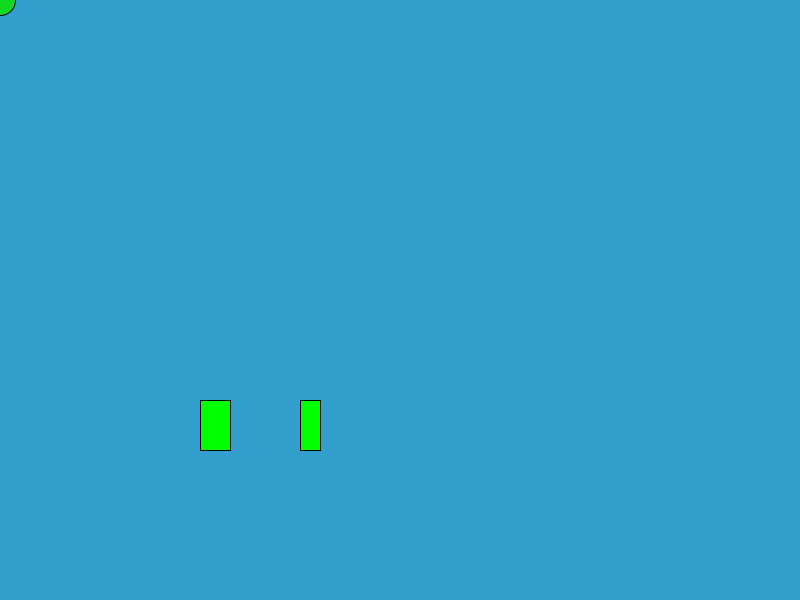
Frame 1 (no input)
Frame 60 (the mouse pressed at the canvas centre just before this capture): identical to frame 1, image omitted
Frame 120 (the mouse held since frame 60 and released just before this capture): identical to frame 1, image omitted

The Processing sketch that drew this single still picture (run headless with seeded random() and noise(); from frame 60 on, the mouse is pressed at the canvas centre):

// Processing sketch: Frogger24
// ── Frogger24.pde
int hopX = 0;
int hopY = 0;
int frogX = 0;
int frogY = 0;
Car jim = new Car (200,400,30,50);
Car bob = new Car (300,400,20,80);

void setup() {
  
  size(800,600);
  
  
  
  
  
  
}
void draw() {
  background(51,159,204);
  fill(17, 217, 34);
  ellipse(frogX,frogY,30,30);
  jim.display();
  bob.display();
   
}
void keyPressed()
{
    if(key == CODED){
        if(keyCode == UP && frogY > 0)
        {
            frogY -=5;
        }
        else if(keyCode == DOWN && frogY < 600)
        {
            frogY +=5; 
        }
        else if(keyCode == RIGHT && frogX < 800)
        {
            frogX +=5;
        }
        else if(keyCode == LEFT && frogX > 0)
        {
            frogX -=5;
        }
    }
}
public class Car {
int x;
int y;
int size;
int speed;
 Car (int X, int Y, int size, int speed) {
   this.x = X;
   this.y = Y;
   this.size = size;
   this.speed = speed;
 
 
 }
   void display()
  {
    fill(0,255,0);
    rect(x , y,  size, 50);
  }
   
}
